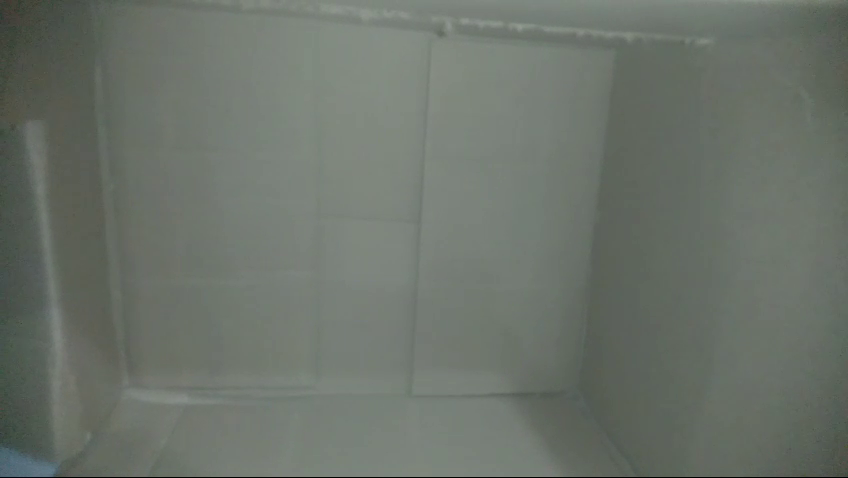
//> input picture frame 26 of projeto/resources/boneco_amarelo.mp4, 848 x 478 px
$ ./detectar_invasor_video   (built with g++ and OpenCV 4)
//> lines starting //> are read from the running program, lines starting //| are printed output that depends on the picture; after the words box and inside, x2 and y2 are one past the last pixel; in counts of white or black regions, pixels touching at a corner belong together
/**
 * NOME: Leandro Scarpi Granelli, RA: 11202022007
 * NOME: William
 * NOME: Leonardo
 * DATA: 27/11/2024
 * PROGRAMA: detectar_invasor_video.cpp
 * RUN: 'cmake . && make && ./detectar_invasor_video'
 */

#include <iostream>
#include <opencv2/opencv.hpp>

using namespace cv;
using namespace std;

int main() {
    VideoCapture cap("../resources/boneco_amarelo.mp4");
    if (!cap.isOpened()) {
        cerr << "Erro: não foi possível abrir o vídeo." << endl;
        return -1;
    }

    Ptr<BackgroundSubtractorMOG2> pBackSub = createBackgroundSubtractorMOG2();
    pBackSub->setVarThreshold(75);

    int erosion_size = 5;
    Mat erosion_element = getStructuringElement(0, Size(2 * erosion_size + 1, 2 * erosion_size + 1), Point(erosion_size, erosion_size));

    int dilation_size = 11;
    Mat dilation_element = getStructuringElement(0, Size(2 * dilation_size + 1, 2 * dilation_size + 1), Point(dilation_size, dilation_size));

    Mat frame, gray, gaussian, equalized, mask, dilated, eroded;
    while (true) {
        cap >> frame;
//> frame is the input picture: 478 rows x 848 cols, CV_8UC3; mean B, G, R 106.1, 114.5, 107.5
        if (frame.empty()) break;

        // Converter o vídeo para escala de cinza reduz o custo computacional e não atrapalha a eficiência ao detectar o invasor, já que o importante é a forma e não as cores
        cvtColor(frame, gray, COLOR_BGR2GRAY);

        // O filtro gaussiano ajuda a reduzir falsos positivos, diminuindo o impacto de ruídos ou pequenos detalhes
        GaussianBlur(gray, gaussian, Size(11, 11), 0, 0);

        equalizeHist(gaussian, equalized);
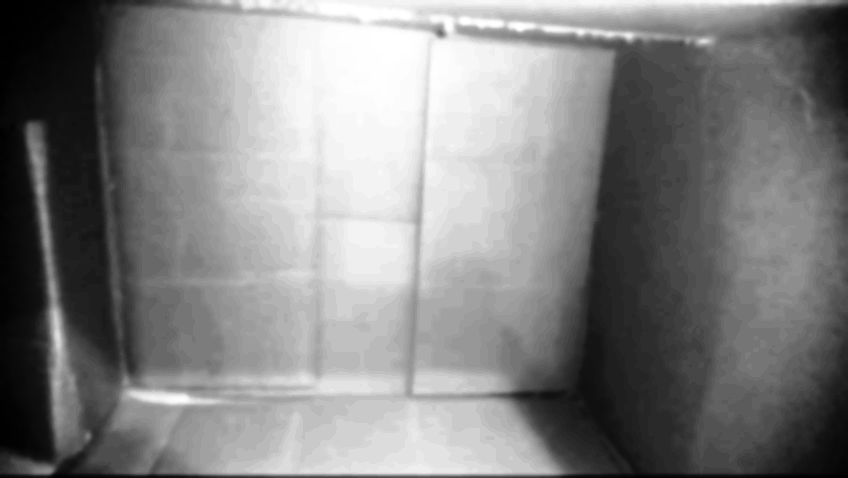
//> equalized: 478 rows x 848 cols, CV_8UC1; min 0, max 255, mean 130.1

        pBackSub->apply(equalized, mask);
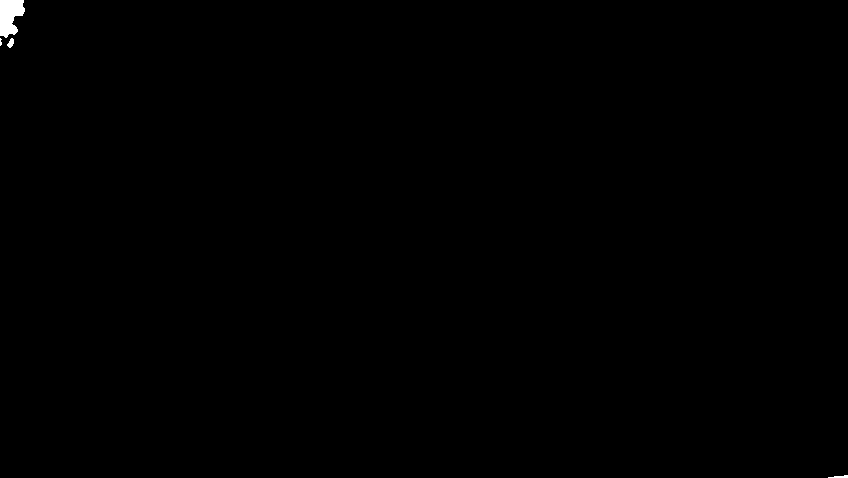
//> mask: 478 rows x 848 cols, CV_8UC1; values 127 (black) and 255 (white), 0.19% white; 4 white regions (1 under 20 px), largest, box (x1, y1, x2, y2) and area: (0, 0, 25, 38) 681, (7, 38, 14, 48) 44, (828, 475, 848, 478) 38

        erode(mask, eroded, erosion_element);
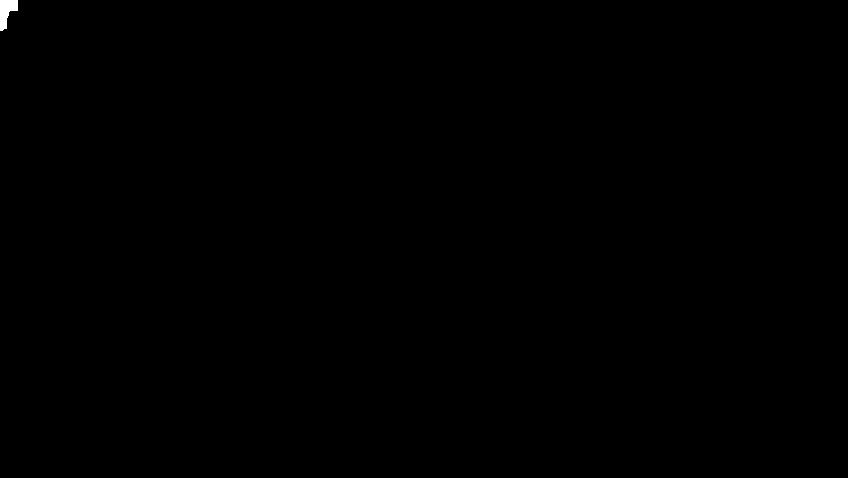
//> eroded: 478 rows x 848 cols, CV_8UC1; values 127 (black) and 255 (white), 0.08% white; 1 white region, box (x1, y1, x2, y2) and area: (0, 0, 18, 31) 344
        dilate(eroded, dilated, dilation_element);
//> dilated: 478 rows x 848 cols, CV_8UC1; values 127 (black) and 255 (white), 0.25% white; 1 white region

        vector<vector<Point>> contours;
        vector<Vec4i> hierarchy;
        findContours(dilated, contours, hierarchy, RETR_EXTERNAL, CHAIN_APPROX_SIMPLE);
//> contours = 1 contour; box (x1, y1, x2, y2) and area: (0, 0, 848, 478) 404019

        for (int i = 0; i < contours.size(); i++) {
            if (contourArea(contours[i]) > 500) {
                Rect bounding_box = boundingRect(contours[i]);
                rectangle(frame, bounding_box, Scalar(0, 0, 255), 2);
            }
        }
//> this loop made 1 pass
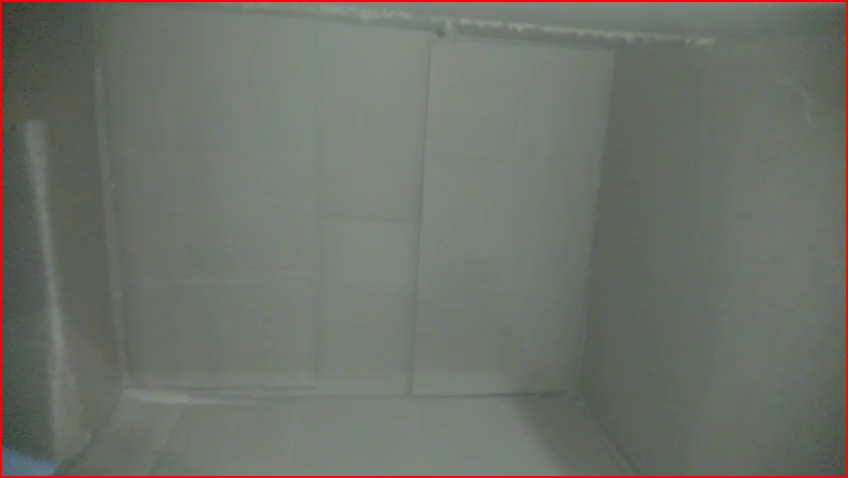
//> frame: 478 rows x 848 cols, CV_8UC3; 1.3% of pixels changed, all inside (x1, y1, x2, y2) = (0, 0, 848, 478)

        imshow("Vídeo original", frame);
        // [5 lines of commented-out code are left out]
        imshow("Vídeo com máscara dilatada", dilated);

        char key = waitKey(30);
//> the 'q' key is pressed
        if (key == 'q' || key == 'Q') {
            cout << "Saindo..." << endl;
            break;
        }
    }

    return 0;
}

$ run again, starting later in the video
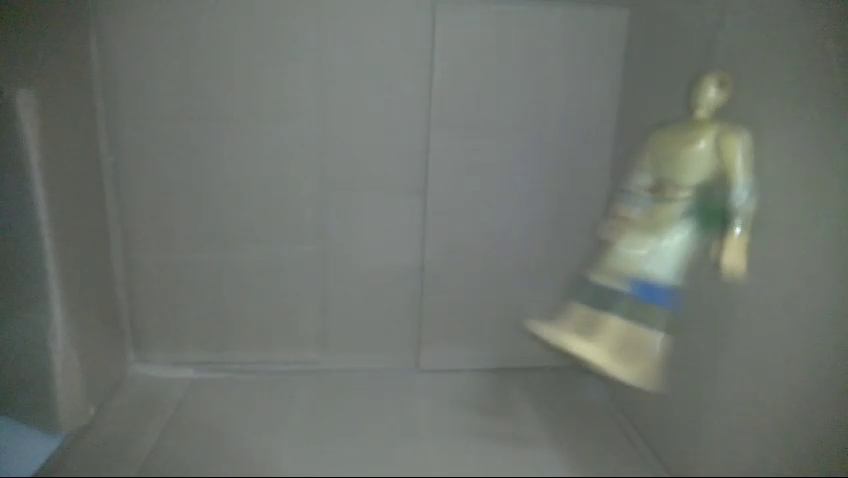
//> input picture frame 210 of projeto/resources/boneco_amarelo.mp4, 848 x 478 px
//> frame is the input picture: 478 rows x 848 cols, CV_8UC3; mean B, G, R 107.5, 113.9, 108.3
//> `equalizeHist(gaussian, equalized);`:
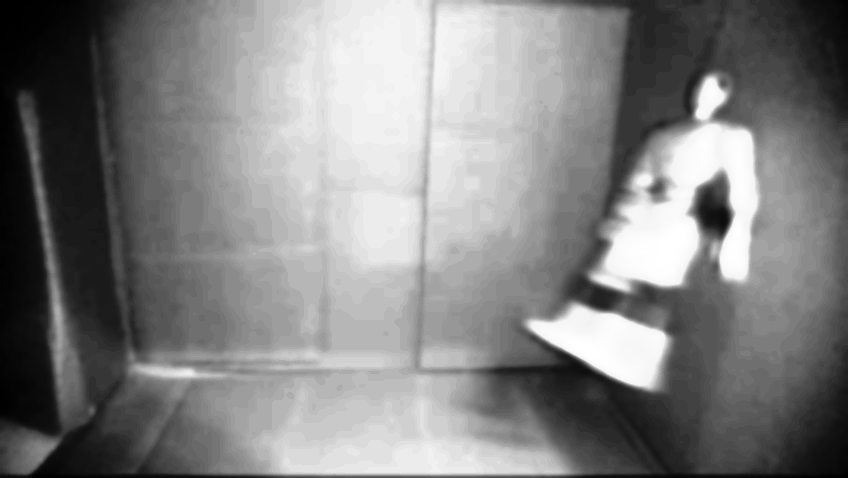
//> equalized: 478 rows x 848 cols, CV_8UC1; min 0, max 255, mean 130
//> mask: 478 rows x 848 cols, CV_8UC1; values 127 (black) and 255 (white), 0.2% white; 3 white regions (1 under 20 px), largest, box (x1, y1, x2, y2) and area: (0, 0, 32, 41) 762, (34, 476, 53, 478) 34
//> eroded: 478 rows x 848 cols, CV_8UC1; values 127 (black) and 255 (white), 0.11% white; 1 white region, box (x1, y1, x2, y2) and area: (0, 0, 23, 30) 428
//> dilated: 478 rows x 848 cols, CV_8UC1; values 127 (black) and 255 (white), 0.28% white; 1 white region
//> contours = 1 contour; box (x1, y1, x2, y2) and area: (0, 0, 848, 478) 404019
//> the loop `for (int i = 0; i < contours.size(); i++)` made 1 pass
//> after the loop `for (int i = 0; i < contours.size(); i++)`:
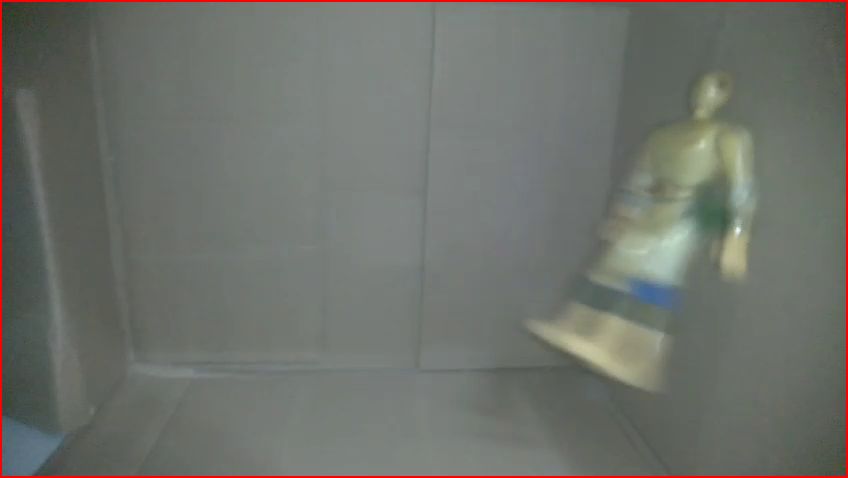
//> frame: 478 rows x 848 cols, CV_8UC3; 1.3% of pixels changed, all inside (x1, y1, x2, y2) = (0, 0, 848, 478)
